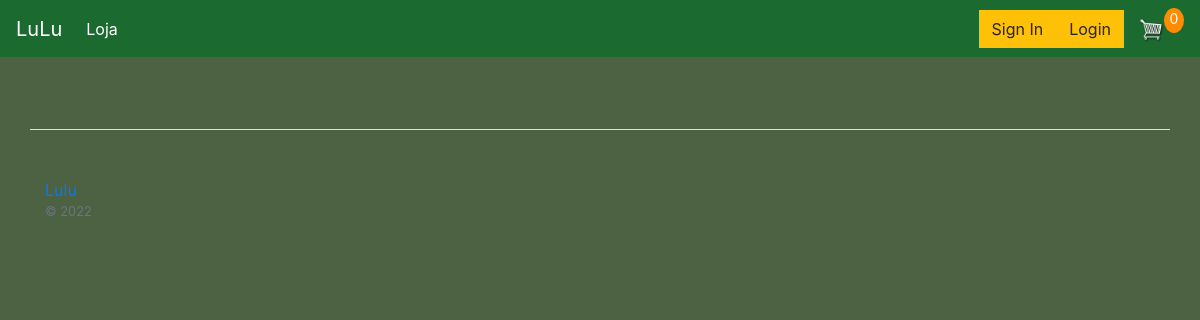
The app's page /, older data.
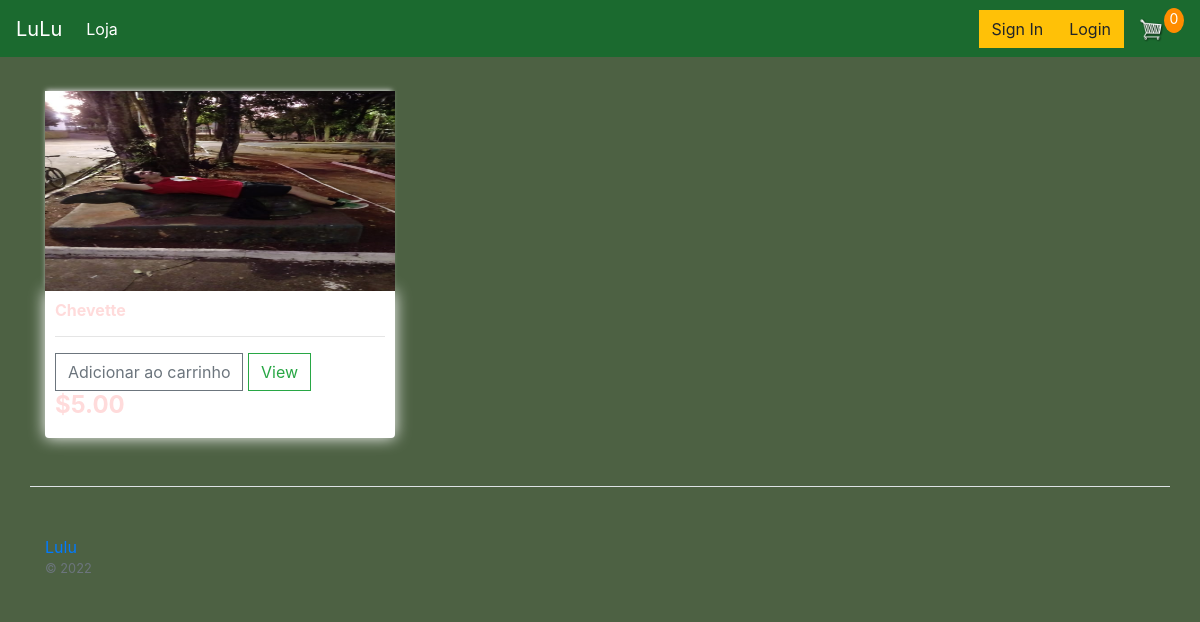
The same page, newer data.
### loja/models.py (models this page shows, shortened)
class Produto(models.Model):
    nome = models.CharField(max_length=200, null=True)
    preco = models.DecimalField(max_digits=7, decimal_places=2)
    digital = models.BooleanField(default=False, null=True, blank=False)
    image = models.ImageField(null=True, blank=True)
    descricao = models.TextField(null=True, blank=True)
    @property
    def imageURL(self):
        try:
            url = self.image.url
        except:
            url = ''
        return url
    class Meta:
        db_table = 'produto'
        verbose_name = 'Produto'
        verbose_name_plural = 'Produtos'

### loja/views.py (the view)
# urls.py: path('', include('loja.urls')),
def loja(request):
    data = cartData(request)
    itemsCarrinho = data['itemsCarrinho']
    produtos = Produto.objects.all()
    context = {'produtos': produtos, 'itemsCarrinho': itemsCarrinho}
    return render(request, 'loja/loja.html', context)

### loja/utils.py (called while the page is built, shortened)
def cookieCart(request):
        try:
            cart = json.loads(request.COOKIES['cart'])
        except:
            cart = {}
        print('Carrinho:', cart)
        items = []
        pedido = {"get_cart_total": 0, "get_cart_items": 0, 'envio': False}
        itemsCarrinho = pedido['get_cart_items']
        return {'pedido': pedido, 'items': items, 'itemsCarrinho': itemsCarrinho}

def cartData(request):
    if request.user.is_authenticated:
        cliente = request.user.cliente
        pedido, criado = Pedido.objects.get_or_create(cliente=cliente, complete=False)
        items = pedido.itempedido_set.all()
        itemsCarrinho = pedido.get_cart_items
    else:
        cookieData = cookieCart(request)
        items = cookieData['items']
        pedido = cookieData['pedido']
        itemsCarrinho = cookieData['itemsCarrinho']
    return {'items': items, 'pedido': pedido, 'itemsCarrinho': itemsCarrinho}

### static/templates/loja/loja.html
{% extends "loja/main.html" %}
{% load static %}
{% block content %}
    <div class="row">
        {% for produto in produtos %}
        <div class="col-lg-4">
            <img class="thumbnail" src="{{produto.imageURL}}">
            <div class="box-element product">
                <h6><strong> {{produto.nome}} </strong></h6>
                <hr>
                <button data-produto="{{produto.id}}" data-action="add" class="btn btn-outline-secondary add-btn update-cart">Adicionar ao carrinho</button>
                <a class="btn btn-outline-success" href="{% url 'view' produto.id %}"> View</a>
                <h4 style="display: inline-block;"><strong>${{produto.preco|floatformat:2}}</strong></h4>
            </div>
        </div>
        {% endfor %}
    </div>
{% endblock content %}

### static/templates/loja/main.html (shortened to what this page needs)
<!DOCTYPE html>
{% load static %}
<html>
<head>
	<link rel="stylesheet" href="https://stackpath.bootstrapcdn.com/bootstrap/4.4.1/css/bootstrap.min.css">
	<link rel="stylesheet" type="text/css" href="{% static 'css/main.css' %}">
</head>
<body>
	<nav class="navbar navbar-expand-lg navbar-dark bg-dark">
	  <a class="navbar-brand" href="{% url 'loja' %}">LuLu</a>
	  <div class="collapse navbar-collapse" id="navbarSupportedContent">
	    <ul class="navbar-nav mr-auto">
	      <li class="nav-item active">
	        <a class="nav-link" href="{% url 'loja' %}"> Loja <span class="sr-only">(current)</span></a>
	      </li>
	    </ul>
        <div class="form-inline my-2 my-lg-0">
			<a class="btn btn-warning" href="{%url 'register'%}" id="signin">Sign In</a>
            <a class="btn btn-warning" href="{%url 'login'%}" id="login">Login</a>
            <a href="{% url 'cart' %}">
                <img id="cart-icon" src="{% static 'img/cart.png' %}">
            </a>
            <p id="cart-total">{{itemsCarrinho}}</p>
        </div>
	  </div>
	</nav>
     <div class="container">
            <br>
            {% block content %}
            {% endblock content %}
         </div>
		 <footer class="pt-4 my-md-5 pt-md-5 border-top container" >
			<div class="row">
				<div class="col-12 col-md">
				<a href="{% url "loja" %}">Lulu</a>
				<small class="d-block mb-3 text-muted">&copy; 2022</small>
				</div>
			</div>
			</footer>
</body>
</html>

### static/css/main.css (style rules this page uses)
body { background-color: hsla(100, 58%, 13%, 0.778); }
h1,h2,h3,h4,h5,h6 { color:hsl(0, 100%, 93%); }
.box-element { box-shadow:hsl(0, 0%, 100%) 0 0 16px; background-color: #fff; border-radius: 4px; padding: 10px; }
.thumbnail { width: 100%; height: 200px; -webkit-box-shadow: -1px -3px 5px -2px rgba(214,214,214,1); -moz-box-shadow: -1px -3px 5px -2px rgba(214,214,214,1); box-shadow: -1px -3px 5px -2px rgba(214,214,214,1); }
.product { border-radius: 0 0 4px 4px; }
.bg-dark { background-color: #1b6a2f!important; }
#cart-icon { width:25px; display: inline-block; margin-left: 15px; }
#cart-total { display: block; text-align: center; color:#fff; background-color: rgb(255, 140, 0); width: 20px; height: 25px; border-radius: 50%; font-size: 14px; }
.col-lg-4, .col-lg-6, .col-lg-8, .col-lg-12 { margin-top: 10px; }
.btn { border-radius: 0; }

Row changes from the older to the newer data that the page shows:
added Produto: imageURL (picture), nome "Chevette", preco "5.00"
